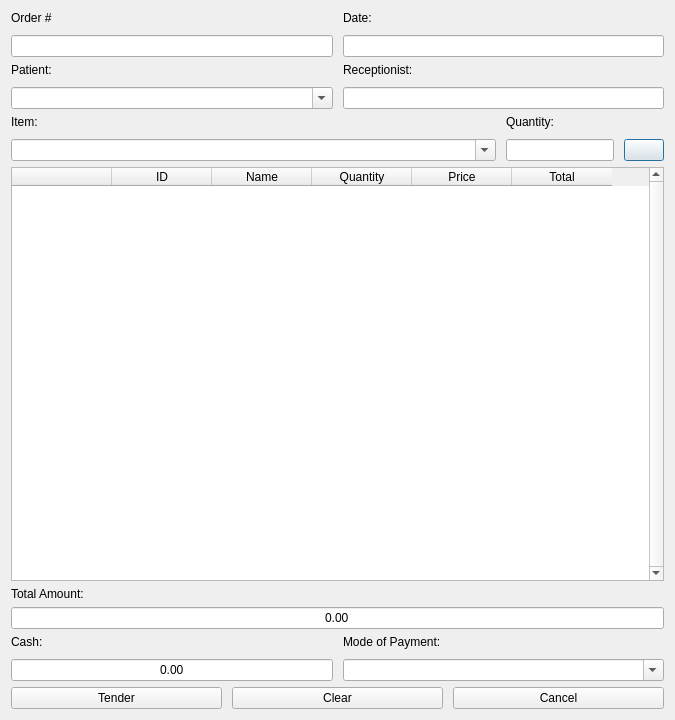
<?xml version="1.0" encoding="UTF-8"?>
<ui version="4.0">
 <class>OrderDialog</class>
 <widget class="QDialog" name="OrderDialog">
  <property name="geometry">
   <rect>
    <x>0</x>
    <y>0</y>
    <width>675</width>
    <height>720</height>
   </rect>
  </property>
  <property name="minimumSize">
   <size>
    <width>675</width>
    <height>720</height>
   </size>
  </property>
  <property name="maximumSize">
   <size>
    <width>675</width>
    <height>720</height>
   </size>
  </property>
  <property name="windowTitle">
   <string>Chan Pediatric Clinic</string>
  </property>
  <property name="windowIcon">
   <iconset resource="../Resource/resource.qrc">
    <normaloff>:/window_icon.ico</normaloff>:/window_icon.ico</iconset>
  </property>
  <layout class="QVBoxLayout" name="verticalLayout">
   <item>
    <layout class="QGridLayout" name="glo_order_id_date">
     <property name="spacing">
      <number>10</number>
     </property>
     <item row="0" column="0">
      <widget class="QLabel" name="lbl_order_id">
       <property name="text">
        <string>Order #</string>
       </property>
      </widget>
     </item>
     <item row="0" column="1">
      <widget class="QLabel" name="label_2">
       <property name="text">
        <string>Date:</string>
       </property>
      </widget>
     </item>
     <item row="1" column="0">
      <widget class="QLineEdit" name="lnedit_order_id">
       <property name="alignment">
        <set>Qt::AlignCenter</set>
       </property>
      </widget>
     </item>
     <item row="1" column="1">
      <widget class="QLineEdit" name="lnedit_order_date">
       <property name="alignment">
        <set>Qt::AlignCenter</set>
       </property>
      </widget>
     </item>
    </layout>
   </item>
   <item>
    <layout class="QGridLayout" name="glo_patient_receptionist" columnstretch="1,1">
     <property name="spacing">
      <number>10</number>
     </property>
     <item row="0" column="0">
      <widget class="QLabel" name="lbl_patient_name">
       <property name="text">
        <string>Patient:</string>
       </property>
      </widget>
     </item>
     <item row="0" column="1">
      <widget class="QLabel" name="lbl_receptionist_name">
       <property name="text">
        <string>Receptionist:</string>
       </property>
      </widget>
     </item>
     <item row="1" column="0">
      <widget class="QComboBox" name="cmbbx_patient_name">
       <property name="editable">
        <bool>true</bool>
       </property>
      </widget>
     </item>
     <item row="1" column="1">
      <widget class="QLineEdit" name="lnedit_receptionist_name">
       <property name="alignment">
        <set>Qt::AlignCenter</set>
       </property>
      </widget>
     </item>
    </layout>
   </item>
   <item>
    <layout class="QGridLayout" name="glo_item_name_quantity" columnstretch="1,0,0">
     <property name="spacing">
      <number>10</number>
     </property>
     <item row="0" column="0">
      <widget class="QLabel" name="lbl_item_name">
       <property name="text">
        <string>Item:</string>
       </property>
      </widget>
     </item>
     <item row="0" column="1">
      <widget class="QLabel" name="lbl_quantity">
       <property name="text">
        <string>Quantity:</string>
       </property>
      </widget>
     </item>
     <item row="1" column="0">
      <widget class="QComboBox" name="cmbbx_item_name">
       <property name="editable">
        <bool>true</bool>
       </property>
      </widget>
     </item>
     <item row="1" column="1">
      <widget class="QLineEdit" name="lnedit_quantity">
       <property name="alignment">
        <set>Qt::AlignCenter</set>
       </property>
      </widget>
     </item>
     <item row="1" column="2">
      <widget class="QPushButton" name="pshbtn_add_to_cart">
       <property name="cursor">
        <cursorShape>PointingHandCursor</cursorShape>
       </property>
       <property name="text">
        <string/>
       </property>
       <property name="icon">
        <iconset resource="../Resource/resource.qrc">
         <normaloff>:/add_to_cart.png</normaloff>:/add_to_cart.png</iconset>
       </property>
      </widget>
     </item>
    </layout>
   </item>
   <item>
    <widget class="QTableWidget" name="tblwdgt_cart">
     <property name="verticalScrollBarPolicy">
      <enum>Qt::ScrollBarAlwaysOn</enum>
     </property>
     <property name="editTriggers">
      <set>QAbstractItemView::NoEditTriggers</set>
     </property>
     <property name="alternatingRowColors">
      <bool>true</bool>
     </property>
     <property name="selectionMode">
      <enum>QAbstractItemView::SingleSelection</enum>
     </property>
     <property name="selectionBehavior">
      <enum>QAbstractItemView::SelectRows</enum>
     </property>
     <property name="cornerButtonEnabled">
      <bool>false</bool>
     </property>
     <attribute name="horizontalHeaderHighlightSections">
      <bool>false</bool>
     </attribute>
     <attribute name="verticalHeaderVisible">
      <bool>false</bool>
     </attribute>
     <column>
      <property name="text">
       <string/>
      </property>
     </column>
     <column>
      <property name="text">
       <string>ID</string>
      </property>
     </column>
     <column>
      <property name="text">
       <string>Name</string>
      </property>
     </column>
     <column>
      <property name="text">
       <string>Quantity</string>
      </property>
     </column>
     <column>
      <property name="text">
       <string>Price</string>
      </property>
     </column>
     <column>
      <property name="text">
       <string>Total</string>
      </property>
     </column>
    </widget>
   </item>
   <item>
    <widget class="QLabel" name="lbl_total_amount">
     <property name="text">
      <string>Total Amount:</string>
     </property>
    </widget>
   </item>
   <item>
    <widget class="QLineEdit" name="lnedit_total_amount">
     <property name="text">
      <string>0.00</string>
     </property>
     <property name="alignment">
      <set>Qt::AlignCenter</set>
     </property>
    </widget>
   </item>
   <item>
    <layout class="QGridLayout" name="glo_cash_mop" columnstretch="1,1">
     <property name="spacing">
      <number>10</number>
     </property>
     <item row="0" column="0">
      <widget class="QLabel" name="lbl_cash">
       <property name="text">
        <string>Cash:</string>
       </property>
      </widget>
     </item>
     <item row="0" column="1">
      <widget class="QLabel" name="lbl_mode_of_payment">
       <property name="text">
        <string>Mode of Payment:</string>
       </property>
      </widget>
     </item>
     <item row="1" column="0">
      <widget class="QLineEdit" name="lnedit_cash">
       <property name="text">
        <string>0.00</string>
       </property>
       <property name="alignment">
        <set>Qt::AlignCenter</set>
       </property>
      </widget>
     </item>
     <item row="1" column="1">
      <widget class="QComboBox" name="cmbbx_mode_of_payment">
       <property name="editable">
        <bool>true</bool>
       </property>
      </widget>
     </item>
    </layout>
   </item>
   <item>
    <layout class="QHBoxLayout" name="hlo_dialog_buttons" stretch="1,1,1">
     <property name="spacing">
      <number>10</number>
     </property>
     <item>
      <widget class="QPushButton" name="pshbtn_tender">
       <property name="cursor">
        <cursorShape>PointingHandCursor</cursorShape>
       </property>
       <property name="text">
        <string>Tender</string>
       </property>
      </widget>
     </item>
     <item>
      <widget class="QPushButton" name="pshbtn_clear">
       <property name="cursor">
        <cursorShape>PointingHandCursor</cursorShape>
       </property>
       <property name="text">
        <string>Clear</string>
       </property>
      </widget>
     </item>
     <item>
      <widget class="QPushButton" name="pshbtn_cancel">
       <property name="cursor">
        <cursorShape>PointingHandCursor</cursorShape>
       </property>
       <property name="text">
        <string>Cancel</string>
       </property>
      </widget>
     </item>
    </layout>
   </item>
  </layout>
 </widget>
 <resources>
  <include location="../Resource/resource.qrc"/>
 </resources>
 <connections/>
</ui>
